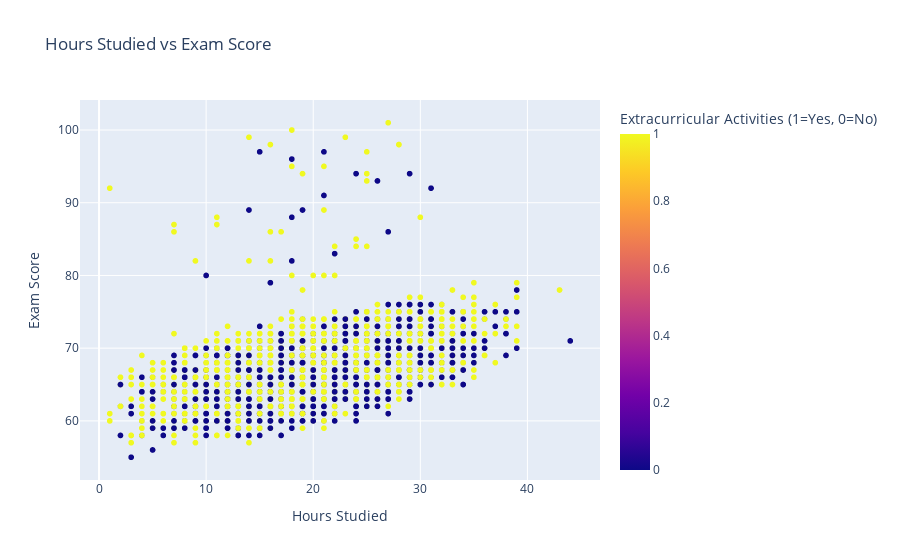

Notebook code cell kept with this figure:
### Markdown cell above
This code creates a bar chart using Plotly Express to compare the mean exam scores based on participation in extracurricular activities. The grouped_scores DataFrame is first reset to include the index as a column. The Extracurricular_Activities column is then mapped to meaningful labels, replacing 1 with "Yes" and 0 with "No" for clarity. The bar chart (fig2) is created with the x-axis representing extracurricular participation ("Yes" or "No") and the y-axis showing the mean exam score. The chart's title is "Mean Exam Scores by Extracurricular Activities," and custom labels are added for both axes. The fig2.show() command displays the interactive bar chart.

### Code cell
fig3 = px.scatter(data, x='Hours_Studied', y='Exam_Score', color='Extracurricular_Activities',
                  color_discrete_map={1: 'orange', 0: 'blue'},
                  labels={'Extracurricular_Activities': 'Extracurricular Activities (1=Yes, 0=No)'},
                  title="Hours Studied vs Exam Score")
fig3.update_layout(xaxis_title="Hours Studied", yaxis_title="Exam Score")
fig3.show()

### Figure 1 — Plotly figure (JSON) as saved in the notebook; plotly's stock layout.template omitted (floating-point values rounded to 4 significant figures; data arrays with more than 128 entries replaced by an {"elided": "..."} marker saying what was removed)
{"data": [{"hovertemplate": "Hours_Studied=%{x}<br>Exam_Score=%{y}<br>Extracurricular Activities (1=Yes, 0=No)=%{marker.color}<extra></extra>", "legendgroup": "", "marker": {"color": {"elided": "6607 int values"}, "coloraxis": "coloraxis", "symbol": "circle"}, "mode": "markers", "name": "", "showlegend": false, "type": "scattergl", "x": {"elided": "6607 int values"}, "xaxis": "x", "y": {"elided": "6607 int values"}, "yaxis": "y"}], "layout": {"autosize": true, "coloraxis": {"colorbar": {"title": {"text": "Extracurricular Activities (1=Yes, 0=No)"}}, "colorscale": [[0, "#0d0887"], [0.1111, "#46039f"], [0.2222, "#7201a8"], [0.3333, "#9c179e"], [0.4444, "#bd3786"], [0.5556, "#d8576b"], [0.6667, "#ed7953"], [0.7778, "#fb9f3a"], [0.8889, "#fdca26"], [1, "#f0f921"]]}, "legend": {"tracegroupgap": 0}, "title": {"text": "Hours Studied vs Exam Score"}, "xaxis": {"anchor": "y", "autorange": true, "domain": [0, 1], "range": [-1.737, 46.74], "title": {"text": "Hours Studied"}, "type": "linear"}, "yaxis": {"anchor": "x", "autorange": true, "domain": [0, 1], "range": [51.2, 104.8], "title": {"text": "Exam Score"}, "type": "linear"}}}
